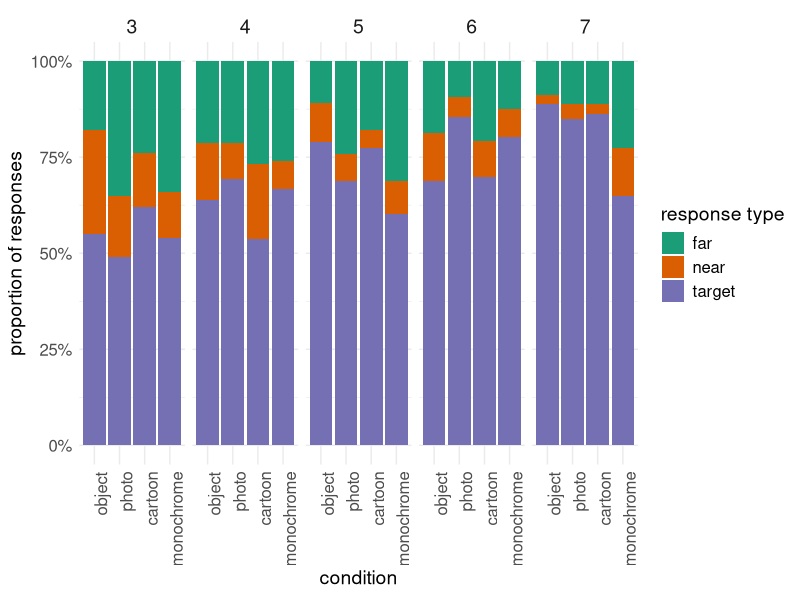
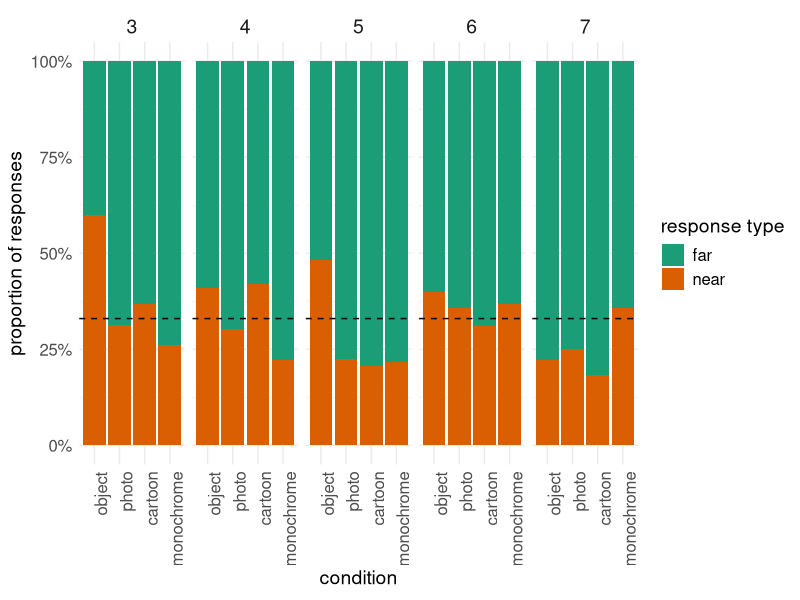
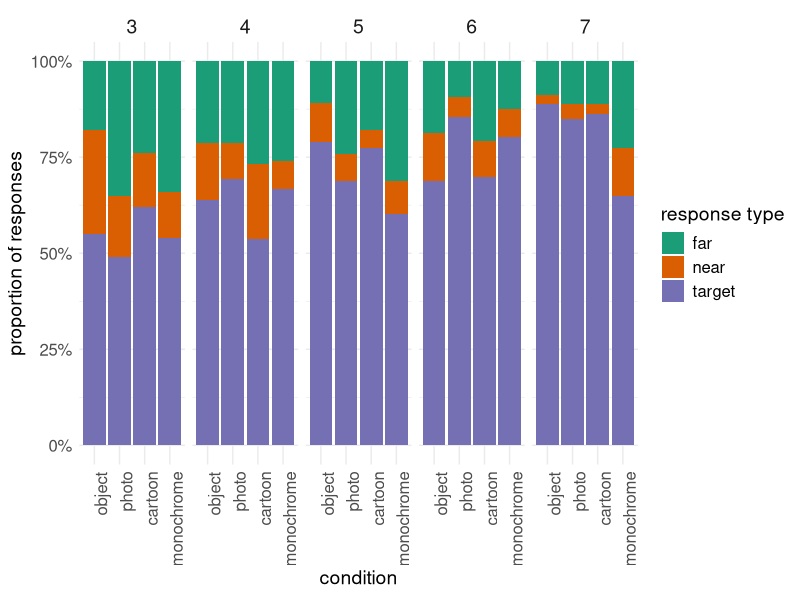
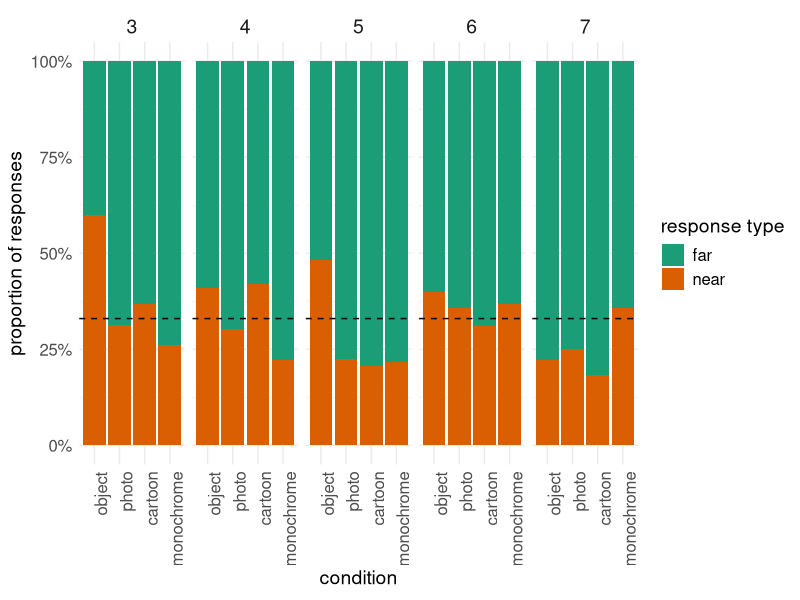

Write the R code that produced these figures, in order.
## ---- chunk 1
knitr::opts_chunk$set(dev = "svg", echo = TRUE)
library(tidyverse)
library(lme4)
library(ggplot2)
## ---- chunk 2
trialdata <- read_csv('data/all_df.csv') %>% select(-"Unnamed: 0")

trialdata$condition <- relevel(factor(trialdata$condition), ref = "obj") # set object to the reference level

trialdata <- trialdata %>% 
              mutate(rounded_age = factor(round(age))) %>% # bin age in two ways 
              mutate(floored_age = factor(floor(age))) %>%
              mutate(response_type = fct_recode(response_type, # also recode response type
                                   "near" = "Near Distractor",
                                   "far" = "Random",
                                   "target" = "Target")) %>%
              mutate(response_type = factor(response_type,
                                            levels = c("far", "near","target"),
                                            ordered = TRUE)) %>%
              mutate(condition = fct_recode(factor(condition), # recode condition and set levels
                                 "monochrome" = "bw",
                                 "object" = "obj",
                                 "photo" = "photo",
                                 "cartoon" = "cartoon")) %>% 
              mutate(condition = factor(condition,
                                        levels = c("object", "photo","cartoon", "monochrome"),
                                        ordered = FALSE))


trialdata$condition <- relevel(factor(trialdata$condition), ref = "object") # set object to the reference level

## ---- chunk 3
respplot <- ggplot(trialdata, aes(x = condition, fill = response_type)) +
        geom_bar(position = "fill") +
        facet_wrap(~floored_age, nrow = 1) +
        scale_y_continuous(labels = scales::percent) +
        labs(
         x = "condition",
         y = "proportion of responses",
         fill = "response type"
     ) +
     theme_minimal() +
     theme(
       text = element_text(size = 14),          # Base text size
       axis.text = element_text(size = 12),     # Axis labels
       strip.text = element_text(size = 14),    # Facet labels
       legend.text = element_text(size = 12),    # Legend text
       aspect.ratio = 4,
       axis.text.x = element_text(angle = 90, hjust = 1)
     ) +
     scale_fill_brewer(palette="Dark2")

respplot

## use this bit to control how figure image is saved to disk
ggsave('paper/figs/response_type_by_condition_and_age.pdf',
       plot = respplot, device = "pdf",
       width = 12, height = 6, useDingbats = FALSE)
## ---- chunk 4
errors <- trialdata %>%
    filter(response_type %in% c("near","far")) %>% 
    mutate(is_far = response_type=="far")
 
errplot <- ggplot(errors, aes(x = condition, fill = response_type)) +
        geom_bar(position = "fill") +
        facet_wrap(~floored_age, nrow = 1) +
        scale_y_continuous(labels = scales::percent) +
        labs(
         x = "condition",
         y = "proportion of responses",
         fill = "response type"
     ) + 
  geom_hline(yintercept = 0.33, linetype = "dashed", color = "black") +
     theme_minimal() +
     theme(
       text = element_text(size = 14),          # Base text size
       axis.text = element_text(size = 12),     # Axis labels
       strip.text = element_text(size = 14),    # Facet labels
       legend.text = element_text(size = 12),    # Legend text
       aspect.ratio = 4,
       axis.text.x = element_text(angle = 90, hjust = 1)
     ) +
     scale_fill_brewer(palette="Dark2")

errplot

## use this bit to control how figure image is saved to disk
ggsave('paper/figs/error_type_by_condition_and_age.pdf',
       plot = errplot, device = "pdf",
       width = 12, height = 6, useDingbats = FALSE)
## ---- chunk 5
# base_model <- glmer(
#     is_far ~ 1  + (condition | child) + (condition * floored_age | target_word), 
#     data=errors, 
#     family = "binomial"
# )
# 
# condition_model <- glmer(
#     is_far ~ condition * age + (condition | child) + (condition * floored_age | target_word), 
#     data=errors, 
#     family = "binomial"
# )

## ---- chunk 6
base_model <- glmer(
    is_far ~ 1  + (condition | child), 
    data=errors, 
    family = "binomial"
)

condition_model <- glmer(
     is_far ~ condition + (condition | child), 
     data=errors, 
     family = "binomial"
)

anova(base_model, condition_model, test = "Chisq")
## ---- chunk 7
base_model <- glmer(
    is_far ~ 1  + (1 | child), 
    data=errors, 
    family = "binomial"
)

condition_model <- glmer(
     is_far ~ condition + (1 | child), 
     data=errors, 
     family = "binomial"
)

## ---- chunk 8
age_condition_model <- glmer(
     is_far ~ condition*age + (1 | child), 
     data=errors, 
     family = "binomial"
)

age_condition_model_nointeraction <- glmer(
     is_far ~ condition + age + (1 | child), 
     data=errors, 
     family = "binomial"
)
## ---- chunk 9
summary(age_condition_model)
## ---- chunk 10
summary(condition_model)
## ---- chunk 11
anova(base_model, condition_model, age_condition_model)
